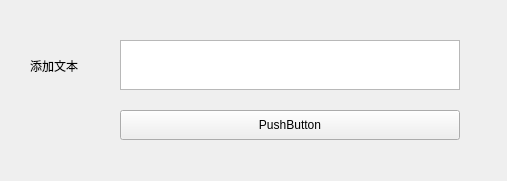
<?xml version="1.0" encoding="UTF-8"?>
<ui version="4.0">
 <class>Add_text</class>
 <widget class="QWidget" name="Add_text">
  <property name="geometry">
   <rect>
    <x>0</x>
    <y>0</y>
    <width>507</width>
    <height>181</height>
   </rect>
  </property>
  <property name="windowTitle">
   <string>Form</string>
  </property>
  <widget class="QTextEdit" name="textEdit">
   <property name="geometry">
    <rect>
     <x>120</x>
     <y>40</y>
     <width>340</width>
     <height>50</height>
    </rect>
   </property>
  </widget>
  <widget class="QLabel" name="label">
   <property name="geometry">
    <rect>
     <x>30</x>
     <y>40</y>
     <width>72</width>
     <height>51</height>
    </rect>
   </property>
   <property name="text">
    <string>添加文本</string>
   </property>
  </widget>
  <widget class="QPushButton" name="pushButton">
   <property name="geometry">
    <rect>
     <x>120</x>
     <y>110</y>
     <width>340</width>
     <height>30</height>
    </rect>
   </property>
   <property name="text">
    <string>PushButton</string>
   </property>
  </widget>
 </widget>
 <resources/>
 <connections/>
</ui>
